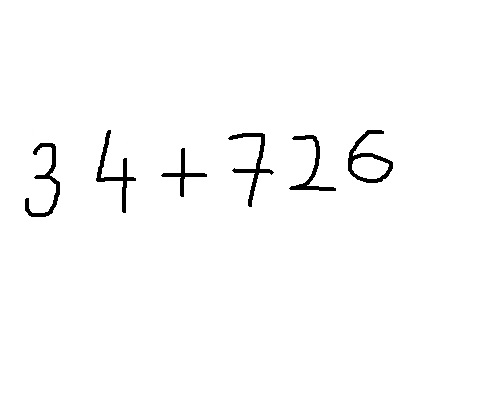
#> input picture Task9/test.jpg, 500 x 400 px
$ jupyter execute --allow-errors 'Task 9 Part 3.ipynb'
#> lines starting #> are read from the running program, lines starting #| are printed output that depends on the picture; after the words box and inside, x2 and y2 are one past the last pixel; in counts of white or black regions, pixels touching at a corner belong together
# PART - 3 : CNN Test -
## Importing Neccessary Libraries:

[cell 1]
import cv2
import numpy as np
from keras.datasets import mnist
from keras.models import Sequential
from keras.layers import Dense
from keras.layers import Dropout
from keras.layers import Flatten
from keras.layers.convolutional import Conv2D
from keras.layers.convolutional import MaxPooling2D
from keras.utils import np_utils
from keras import backend as K # substitute for :K.set_image_dim_ordering('th')
from keras.models import model_from_json

#> (a cell that did not finish here is left out)

[cell 3]
print(5)

[cell 4]
img = cv2.imread('test.jpg',cv2.IMREAD_GRAYSCALE) #kernel = np.ones((3,3),np.uint8)
#> img is the input picture: shape (400, 500); min 0, max 255, mean 250.9

[cell 5]
img

[cell 6]
if img is not None:
    #images.append(img)
    img=~img
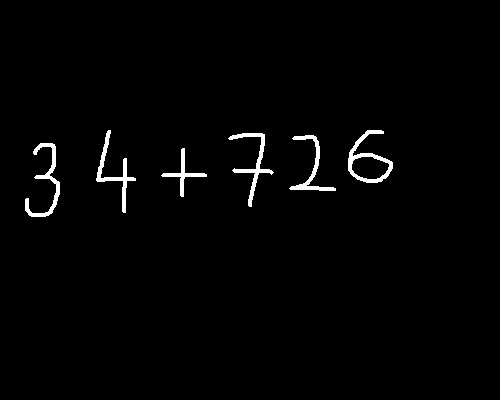
#> img: shape (400, 500); min 0, max 255, mean 4.1
    ret,thresh=cv2.threshold(img,127,255,cv2.THRESH_BINARY)
#> thresh: shape (400, 500); 1.6% white; 6 white regions
    ctrs,ret=cv2.findContours(thresh,cv2.RETR_TREE,cv2.CHAIN_APPROX_SIMPLE)
#> ctrs = 7 contours; box (x1, y1, x2, y2) and area: (348, 130, 393, 183) 1150, (351, 156, 390, 180) 662, (25, 143, 60, 217) 461, (228, 133, 274, 207) 442, (96, 130, 136, 213) 426, (289, 135, 336, 191) 377, (161, 148, 207, 197) 268; ret = [[1, -1, -1, -1], [2, 0, -1, -1], [3, 1, -1, -1], [4, 2, -1, -1], [6, 3, 5, -1], [-1, -1, -1, 4], [-1, 4, -1, -1]]
    cnt=sorted(ctrs, key=lambda ctr: cv2.boundingRect(ctr)[0])
#> cnt has the same summary as ctrs
    w=int(28)
    h=int(28)
    train_data=[]
    print(len(cnt))
#| 7
    rects=[]
    for c in cnt :
        x,y,w,h= cv2.boundingRect(c)
        rect=[x,y,w,h]
        rects.append(rect)
#> this loop made 7 passes
#> (x, y, w, h) on passes 1 to 7: (25, 143, 35, 74), (96, 130, 40, 83), (161, 148, 46, 49), (228, 133, 46, 74), (289, 135, 47, 56), (348, 130, 45, 53), (351, 156, 39, 24)
#> after the loop, rects = [[25, 143, 35, 74], [96, 130, 40, 83], [161, 148, 46, 49], [228, 133, 46, 74], [289, 135, 47, 56], [348, 130, 45, 53], [351, 156, 39, 24]]
    print(rects)
#| [[25, 143, 35, 74], [96, 130, 40, 83], [161, 148, 46, 49], [228, 133, 46, 74], [289, 135, 47, 56], [348, 130, 45, 53], [351, 156, 39, 24]]
    bool_rect=[]
    for r in rects:
        l=[]
        for rec in rects:
            flag=0
            if rec!=r:
                if r[0]<(rec[0]+rec[2]+10) and rec[0]<(r[0]+r[2]+10) and r[1]<(rec[1]+rec[3]+10) and rec[1]<(r[1]+r[3]+10):
                    flag=1
                l.append(flag)
            if rec==r:
                l.append(0)
        bool_rect.append(l)
#> this loop made 7 passes
#> after the loop, bool_rect = [[0, 0, 0, 0, 0, 0, 0], [0, 0, 0, 0, 0, 0, 0], [0, 0, 0, 0, 0, 0, 0], [0, 0, 0, 0, 0, 0, 0], [0, 0, 0, 0, 0, 0, 0], [0, 0, 0, 0, 0, 0, 1], [0, 0, 0, 0, 0, 1, 0]]
    print(bool_rect)
#| [[0, 0, 0, 0, 0, 0, 0], [0, 0, 0, 0, 0, 0, 0], [0, 0, 0, 0, 0, 0, 0], [0, 0, 0, 0, 0, 0, 0], [0, 0, 0, 0, 0, 0, 0], [0, 0, 0, 0, 0, 0, 1], [0, 0, 0, 0, 0, 1, 0]]
    dump_rect=[]
    for i in range(0,len(cnt)):
        for j in range(0,len(cnt)):
            if bool_rect[i][j]==1:
                area1=rects[i][2]*rects[i][3]
                area2=rects[j][2]*rects[j][3]
                if(area1==min(area1,area2)):
                    dump_rect.append(rects[i])
#> this loop made 7 passes
#> after the loop, dump_rect = [[351, 156, 39, 24]]
    print(len(dump_rect))
#| 1
    final_rect=[i for i in rects if i not in dump_rect]
#> final_rect = [[25, 143, 35, 74], [96, 130, 40, 83], [161, 148, 46, 49], [228, 133, 46, 74], [289, 135, 47, 56], [348, 130, 45, 53]]
    print(final_rect)
#| [[25, 143, 35, 74], [96, 130, 40, 83], [161, 148, 46, 49], [228, 133, 46, 74], [289, 135, 47, 56], [348, 130, 45, 53]]
    for r in final_rect:
        x=r[0]
        y=r[1]
        w=r[2]
        h=r[3]
        im_crop =thresh[y:y+h+10,x:x+w+10]


        im_resize = cv2.resize(im_crop,(28,28))


        im_resize=np.reshape(im_resize,(28,28,1))
        train_data.append(im_resize)
#> this loop made 6 passes
#> pass 1, `im_crop =thresh[y:y+h+10,x:x+w+10]`:
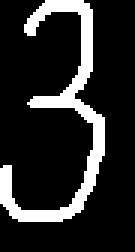
#> im_crop: shape (84, 45) (shown 3 times larger); 15.9% white; 1 white region, box (x1, y1, x2, y2) and area: (0, 0, 35, 74) 601
#> pass 1, `im_resize = cv2.resize(im_crop,(28,28))`:
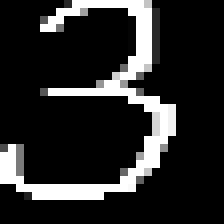
#> im_resize: shape (28, 28) (shown 8 times larger); min 0, max 255, mean 41
#> pass 2, `im_crop =thresh[y:y+h+10,x:x+w+10]`:
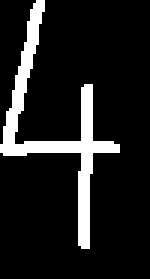
#> im_crop: shape (93, 50) (shown 3 times larger); 12.1% white; 1 white region, box (x1, y1, x2, y2) and area: (0, 0, 40, 83) 563
#> pass 2, `im_resize = cv2.resize(im_crop,(28,28))`:
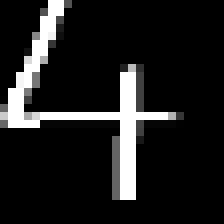
#> im_resize: shape (28, 28) (shown 8 times larger); min 0, max 255, mean 30.7
#> after the loop:
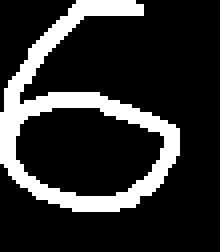
#> im_crop: shape (63, 55) (shown 4 times larger); 18.1% white; 1 white region, box (x1, y1, x2, y2) and area: (0, 0, 45, 53) 628
#> after the loop, train_data = 6 items
